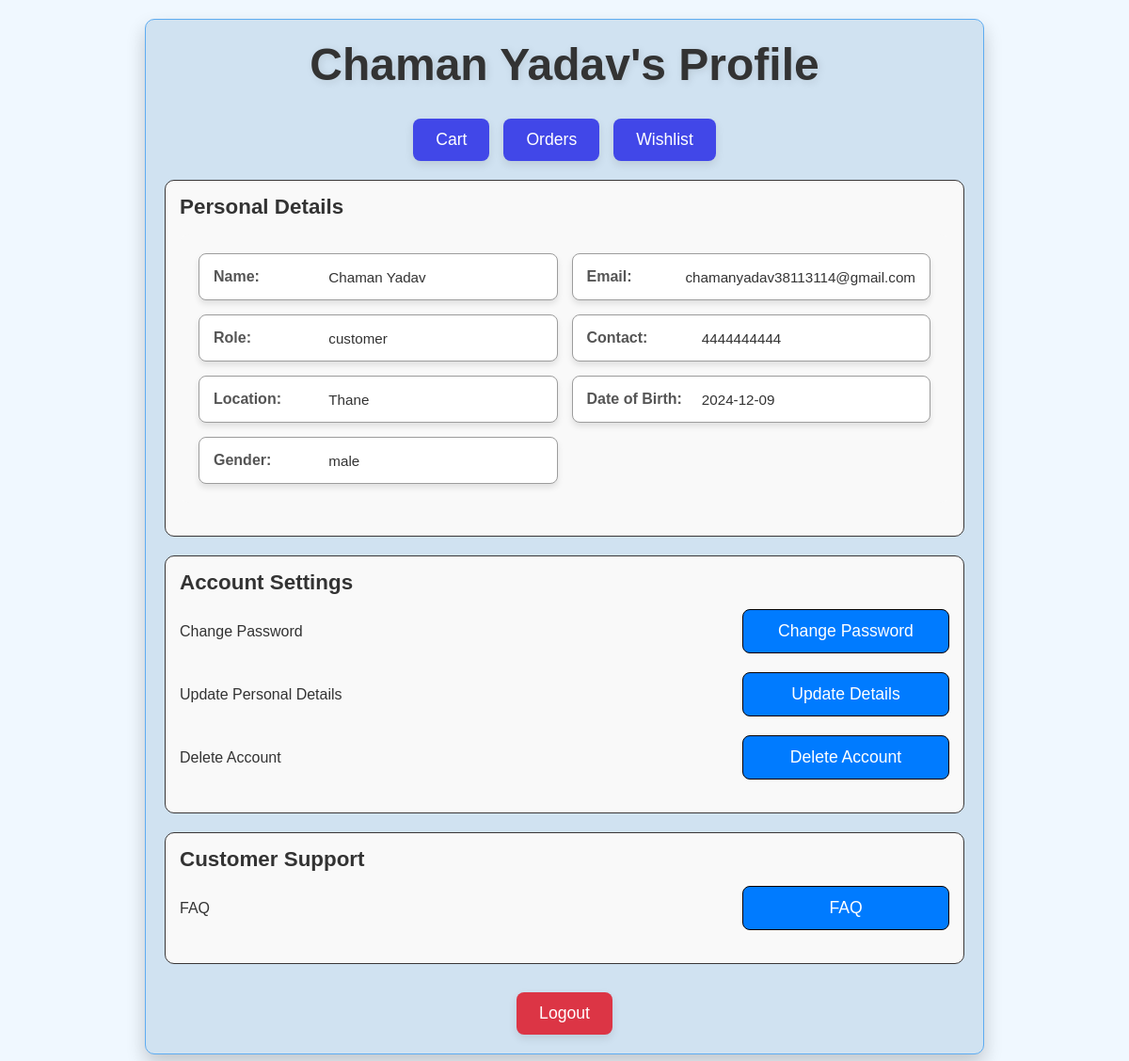
/auth/profile/2 (signed in), run on the app's committed database.
### app/models.py (models this page shows, shortened)
class User(UserMixin, db.Model):
    id = db.Column(db.Integer, primary_key=True)
    username = db.Column(db.String(50), nullable=False)
    email = db.Column(db.String(100), unique=True, nullable=False)
    password = db.Column(db.String(255), nullable=False)
    role = db.Column(db.String(20), nullable=False)
    contact = db.Column(db.String(20), nullable=False)
    location = db.Column(db.String(100), nullable=False)
    dob = db.Column(db.Date, nullable=False)
    gender = db.Column(db.String(10), nullable=False)
    reset_token = db.Column(db.String(128), nullable=True)

### app/auth.py (the view)
@auth.route('/profile/<int:id>')
@login_required
def profile(id):
    user = db.session.get(User, id)
    if not user:
        abort(404)
    if current_user.id != id and current_user.role != 'admin':
        abort(403)
    return render_template('profile.html', user=user)

### app/templates/profile.html (shortened to what this page needs)
    <!DOCTYPE html>
    <html lang="en">
    <head>
    </head>
    <body>
        <div class="container">
            <header>
                <h1>{{ user.username }}'s Profile</h1>
            </header>
            <div class="center-buttons">
                <button>Cart</button>
                <button>Orders</button>
                <button>Wishlist</button>
            </div>
            <section id="personal-details">
                <h2>Personal Details</h2>
            <ul class="info">
                <li>
                    <span class="label">Name:</span>
                    <span class="value">{{ user.username }}</span>
                </li>
                <li>
                    <span class="label">Email:</span>
                    <span class="value">{{ user.email }}</span>
                </li>
                <li>
                    <span class="label">Role:</span>
                    <span class="value">{{ user.role }}</span>
                </li>
                <li>
                    <span class="label">Contact:</span>
                    <span class="value">{{ user.contact }}</span>
                </li>
                <li>
                    <span class="label">Location:</span>
                    <span class="value">{{ user.location }}</span>
                </li>
                <li>
                    <span class="label">Date of Birth:</span>
                    <span class="value">{{ user.dob }}</span>
                </li>
                <li>
                    <span class="label">Gender:</span>
                    <span class="value">{{ user.gender }}</span>
                </li>
            </ul>
            </section>
            <section id="account-settings">
                <h2>Account Settings</h2>
                <div>
                    <span>Change Password</span>
                    <form action="{{ url_for('auth.change_password', id=user.id) }}" method="get" style="display: inline;">
                        <button class="change-password-btn">Change Password</button>
                    </form>
                </div>
                <div>
                    <span>Update Personal Details</span>
                    <form action="{{ url_for('auth.update_details', id=user.id) }}" method="get" style="display: inline;">
                        <button type="submit" class="btn btn-primary">Update Details</button>
                    </form>
                </div>
                <div>
                    <span>Delete Account</span>
                    <a href="{{ url_for('auth.confirm_delete', id=user.id) }}">
                        <button class="delete-account-btn">Delete Account</button>
                    </a>
                </div>
            </section>
            <section id="support">
                <h2>Customer Support</h2>
                <div>
                    <span>FAQ</span>
                    <button>FAQ</button>
                </div>
            </section>
            <footer>
                <form action="{{ url_for('auth.logout') }}" class="btn logout-btn" method="get" style="display: inline;">
                    <button class="logout-btn">Logout</button>
                </form>
            </footer>
        </div>
    </body>
    </html>

### app/templates/profile.html (style rules this page uses)
body { font-family: Arial, sans-serif; margin: 0; padding: 0; display: flex; flex-direction: column; align-items: center; background-color: #f0f8ff; }
.container { width: 90%; max-width: 850px; background: #d0e2f1; border: 1px solid #5eacf1; border-radius: 10px; padding: 20px; box-shadow: 0 10px 20px rgba(0, 0, 0, 0.2); margin: 20px 0; position: relative; z-index: 10; }
header { text-align: center; margin-bottom: 30px; }
header h1 { margin: 0; font-size: 3em; color: #333; font-weight: bold; text-shadow: 2px 2px 8px rgba(0, 0, 0, 0.1); transition: all 0.3s ease-in-out; }
.center-buttons { display: flex; justify-content: center; gap: 15px; margin: 20px 0; }
.center-buttons button { padding: 12px 24px; background-color: #4147e8; color: #fff; border: none; border-radius: 8px; cursor: pointer; font-size: 1.1em; transition: all 0.3s ease-in-out; box-shadow: 0 4px 10px rgba(0, 0, 0, 0.1); }
ul.info { list-style: none; padding: 20px; border-radius: 10px; background-color: #f9f9f9; display: grid; grid-template-columns: repeat(2, 1fr); gap: 15px; margin-bottom: 20px; }
ul.info li { background: #ffffff; padding: 15px; border: 1px solid #9c9c9c; border-radius: 8px; box-shadow: 0 4px 6px rgba(0, 0, 0, 0.1); display: flex; flex-direction: row; justify-content: space-between; align-items: center; text-align: left; }
ul.info .label { font-weight: bold; color: #555; margin-right: 10px; flex-basis: 30%; }
ul.info .value { font-size: 0.95rem; color: #333; flex-basis: 65%; word-wrap: break-word; }
section { border: 1px solid #393636; border-radius: 10px; padding: 15px; margin-bottom: 20px; background-color: #f9f9f9; }
section h2 { margin: 0 0 15px; font-size: 1.4em; color: #333; }
section div { display: flex; justify-content: center; align-items: center; margin-bottom: 10px; }
#account-settings div, #performance div, #support div { display: flex; justify-content: space-between; align-items: center; margin-bottom: 20px; }
#account-settings button, #performance button, #support button { width: 220px; padding: 12px 20px; text-align: center; background-color: #007bff; color: #fff; border: black 1px solid; border-radius: 8px; cursor: pointer; font-size: 1.1em; transition: all 0.3s ease; }
#account-settings span, #performance span, #support span { flex: 1; text-align: left; font-size: 1em; color: #333; padding-right: 15px; }
section div span { flex: 1; text-align: left; font-size: 1em; color: #555; }
section div button { padding: 8px 16px; background-color: #007bff; color: #fff; border: none; border-radius: 5px; cursor: pointer; font-size: 0.95em; }
footer { text-align: center; margin-top: 30px; }
footer button { padding: 12px 24px; background-color: #dc3545; color: #fff; border: none; border-radius: 8px; cursor: pointer; font-size: 1.1em; transition: all 0.3s ease; box-shadow: 0 4px 10px rgba(0, 0, 0, 0.1); }

### data on the page
User: username "Chaman Yadav", email "chamanyadav38113114@gmail.com", role "customer", contact "4444444444", location "Thane", dob "2024-12-09", gender "male"
